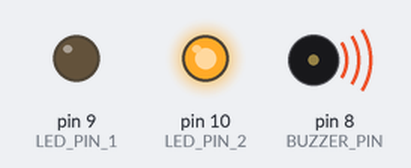
Bench run of a sketch on a simulated Arduino Uno, built with avr-gcc and run on an emulated ATmega328P. On the bench: output pins drawn as LEDs (lit = HIGH), buzzer (waves = sounding).

Above: at 0.17 s.
At 23.9 s:
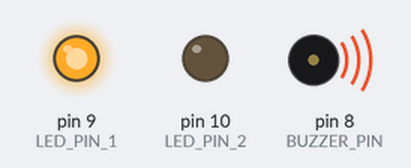
At 43.2 s:
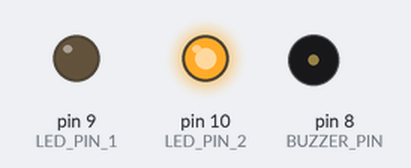
At 44.4 s:
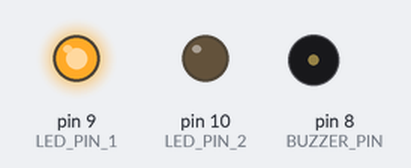
Timing chart, 0 to 51.7 s (numbered marks = the images above):
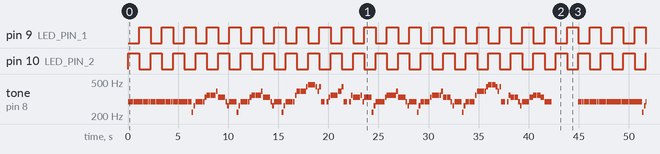

The sketch:

1-buzzer-pirat.ino
```cpp
// Der Buzzer Pirat
// Bitte lest die readme.md für Informationen und Bilder.

// Pin-Definitionen
const uint8_t BUZZER_PIN = 8; // Buzzer an Pin 8
const uint8_t LED_PIN_1 = 9;  // LED 1 an Pin 9
const uint8_t LED_PIN_2 = 10; // LED 2 an Pin 10

// Frequenzen der Töne, die wir brauchen:
const int TON_A0 = 220;
const int TON_C1 = 262;
const int TON_D1 = 294;
const int TON_E1 = 330;
const int TON_F1 = 349;
const int TON_G1 = 392;
const int TON_A1 = 440;
const int TON_B1 = 466;

// Länge der Töne (Ganze Note = 1,5 sek)
const int GANZE = 1500;
const int HALBE = GANZE / 2;
const int VIERTEL = HALBE / 2;
const int ACHTEL = VIERTEL / 2;

void setup() {
  pinMode(BUZZER_PIN, OUTPUT);
  pinMode(LED_PIN_1, OUTPUT);
  pinMode(LED_PIN_2, OUTPUT);
}

void loop() {

  takt(1);
  spieleTon(TON_D1, VIERTEL);
  spieleTon(TON_D1, ACHTEL);
  spieleTon(TON_D1, VIERTEL);
  spieleTon(TON_D1, ACHTEL);

  takt(2);
  spieleTon(TON_D1, VIERTEL);
  spieleTon(TON_D1, ACHTEL);
  spieleTon(TON_D1, ACHTEL);
  spieleTon(TON_D1, ACHTEL);
  spieleTon(TON_D1, ACHTEL);

  takt(1); // wiederholung
  spieleTon(TON_D1, VIERTEL);
  spieleTon(TON_D1, ACHTEL);
  spieleTon(TON_D1, VIERTEL);
  spieleTon(TON_D1, ACHTEL);

  takt(2); // wiederholung
  spieleTon(TON_D1, VIERTEL);
  spieleTon(TON_D1, ACHTEL);
  spieleTon(TON_D1, ACHTEL);
  spieleTon(TON_D1, ACHTEL);
  spieleTon(TON_D1, ACHTEL);

  takt(3);
  spieleTon(TON_D1, VIERTEL);
  spieleTon(TON_D1, ACHTEL);
  spieleTon(TON_D1, VIERTEL);
  spieleTon(TON_D1, ACHTEL);

  takt(4);
  spieleTon(TON_D1, VIERTEL);
  spieleTon(TON_D1, ACHTEL);
  spieleTon(TON_D1, ACHTEL);
  spieleTon(TON_A0, ACHTEL);
  spieleTon(TON_C1, ACHTEL);

  takt(5);
  spieleTon(TON_D1, VIERTEL);
  spieleTon(TON_D1, VIERTEL);
  spieleTon(TON_D1, ACHTEL);
  spieleTon(TON_E1, ACHTEL);

  takt(6);
  spieleTon(TON_F1, VIERTEL);
  spieleTon(TON_F1, VIERTEL);
  spieleTon(TON_F1, ACHTEL);
  spieleTon(TON_G1, ACHTEL);

  takt(7);
  spieleTon(TON_E1, VIERTEL);
  spieleTon(TON_E1, VIERTEL);
  spieleTon(TON_D1, ACHTEL);
  spieleTon(TON_C1, ACHTEL);

  takt(8);
  spieleTon(TON_D1, HALBE);
  spieleTon(TON_A0, ACHTEL);
  spieleTon(TON_C1, ACHTEL);

  takt(9);
  spieleTon(TON_D1, VIERTEL);
  spieleTon(TON_D1, VIERTEL);
  spieleTon(TON_D1, ACHTEL);
  spieleTon(TON_E1, ACHTEL);

  takt(10);
  spieleTon(TON_F1, VIERTEL);
  spieleTon(TON_F1, VIERTEL);
  spieleTon(TON_F1, ACHTEL);
  spieleTon(TON_G1, ACHTEL);

  takt(11);
  spieleTon(TON_E1, VIERTEL);
  spieleTon(TON_E1, VIERTEL);
  spieleTon(TON_D1, ACHTEL);
  spieleTon(TON_C1, ACHTEL);

  takt(12);
  spieleTon(TON_D1, HALBE);
  spieleTon(TON_A0, ACHTEL);
  spieleTon(TON_C1, ACHTEL);

  takt(13);
  spieleTon(TON_D1, VIERTEL);
  spieleTon(TON_D1, VIERTEL);
  spieleTon(TON_D1, ACHTEL);
  spieleTon(TON_F1, ACHTEL);

  takt(14);
  spieleTon(TON_G1, VIERTEL);
  spieleTon(TON_G1, VIERTEL);
  spieleTon(TON_G1, ACHTEL);
  spieleTon(TON_A1, ACHTEL);

  takt(15);
  spieleTon(TON_B1, VIERTEL);
  spieleTon(TON_B1, VIERTEL);
  spieleTon(TON_A1, ACHTEL);
  spieleTon(TON_G1, ACHTEL);

  takt(16);
  spieleTon(TON_A1, ACHTEL);
  spieleTon(TON_D1, VIERTEL);
  spielePause(ACHTEL);
  spieleTon(TON_D1, ACHTEL);
  spieleTon(TON_E1, ACHTEL);

  takt(17);
  spieleTon(TON_F1, VIERTEL);
  spieleTon(TON_F1, VIERTEL);
  spieleTon(TON_G1, VIERTEL);

  takt(18);
  spieleTon(TON_A1, ACHTEL);
  spieleTon(TON_D1, VIERTEL);
  spielePause(ACHTEL);
  spieleTon(TON_D1, ACHTEL);
  spieleTon(TON_F1, ACHTEL);

  takt(19);
  spieleTon(TON_E1, VIERTEL);
  spieleTon(TON_E1, VIERTEL);
  spieleTon(TON_F1, ACHTEL);
  spieleTon(TON_D1, ACHTEL);

  takt(20);
  spieleTon(TON_E1, HALBE);
  spieleTon(TON_A0, ACHTEL);
  spieleTon(TON_C1, ACHTEL);

  takt(21);
  spieleTon(TON_D1, VIERTEL);
  spieleTon(TON_D1, VIERTEL);
  spieleTon(TON_D1, ACHTEL);
  spieleTon(TON_E1, ACHTEL);

  takt(22);
  spieleTon(TON_F1, VIERTEL);
  spieleTon(TON_F1, VIERTEL);
  spieleTon(TON_F1, ACHTEL);
  spieleTon(TON_G1, ACHTEL);

  takt(23);
  spieleTon(TON_E1, VIERTEL);
  spieleTon(TON_E1, VIERTEL);
  spieleTon(TON_D1, ACHTEL);
  spieleTon(TON_C1, ACHTEL);

  takt(24);
  spieleTon(TON_D1, HALBE);
  spieleTon(TON_A0, ACHTEL);
  spieleTon(TON_C1, ACHTEL);

  takt(25);
  spieleTon(TON_D1, VIERTEL);
  spieleTon(TON_D1, VIERTEL);
  spieleTon(TON_D1, ACHTEL);
  spieleTon(TON_E1, ACHTEL);

  takt(26);
  spieleTon(TON_F1, VIERTEL);
  spieleTon(TON_F1, VIERTEL);
  spieleTon(TON_F1, ACHTEL);
  spieleTon(TON_G1, ACHTEL);

  takt(27);
  spieleTon(TON_E1, VIERTEL);
  spieleTon(TON_E1, VIERTEL);
  spieleTon(TON_D1, ACHTEL);
  spieleTon(TON_C1, ACHTEL);

  takt(28);
  spieleTon(TON_D1, HALBE);
  spieleTon(TON_A0, ACHTEL);
  spieleTon(TON_C1, ACHTEL);

  takt(29);
  spieleTon(TON_D1, VIERTEL);
  spieleTon(TON_D1, VIERTEL);
  spieleTon(TON_D1, ACHTEL);
  spieleTon(TON_F1, ACHTEL);

  takt(30);
  spieleTon(TON_G1, VIERTEL);
  spieleTon(TON_G1, VIERTEL);
  spieleTon(TON_G1, ACHTEL);
  spieleTon(TON_A1, ACHTEL);

  takt(31);
  spieleTon(TON_B1, VIERTEL);
  spieleTon(TON_B1, VIERTEL);
  spieleTon(TON_A1, ACHTEL);
  spieleTon(TON_G1, ACHTEL);

  takt(32);
  spieleTon(TON_A1, ACHTEL);
  spieleTon(TON_D1, VIERTEL);
  spielePause(ACHTEL);
  spieleTon(TON_D1, ACHTEL);
  spieleTon(TON_F1, ACHTEL);

  takt(33);
  spieleTon(TON_E1, VIERTEL);
  spieleTon(TON_E1, VIERTEL);
  spieleTon(TON_D1, ACHTEL);
  spieleTon(TON_C1, ACHTEL);

  takt(34);
  spieleTon(TON_D1, VIERTEL);
  spieleTon(TON_D1, VIERTEL);
  spieleTon(TON_E1, VIERTEL);

  takt(35);
  spieleTon(TON_F1, VIERTEL);
  spieleTon(TON_F1, ACHTEL);
  spieleTon(TON_F1, ACHTEL);
  spieleTon(TON_E1, VIERTEL);

  takt(36);
  spieleTon(TON_D1, HALBE);
  spielePause(VIERTEL);

  takt(37);
  spielePause(VIERTEL);
  spielePause(VIERTEL);
  spielePause(VIERTEL);

  takt(38);
  spielePause(VIERTEL);
  spielePause(VIERTEL);
  spielePause(VIERTEL);
}

void spieleTon(int welcher, int wieLang)
{
  tone(BUZZER_PIN, welcher);
  delay(wieLang - 20);
  noTone(BUZZER_PIN);
  delay(20);
}

void spielePause(int wieLang) {
  noTone(BUZZER_PIN);
  delay(wieLang);
}

void ende() {
  noTone(BUZZER_PIN);
  delay(3000);
}

// Macht ein Metronom aus LED 1 und LED 2
void takt(int nummer) {
  if (nummer % 2 == 0) {   // wenn 'nummer' eine gerade Zahl ist...
    digitalWrite(LED_PIN_1, HIGH); // LED 1 an
    digitalWrite(LED_PIN_2, LOW);  // LED 2 aus
  }
  else {                   // sonst:
    digitalWrite(LED_PIN_1, LOW);  // LED 1 aus
    digitalWrite(LED_PIN_2, HIGH); // LED 2 an
  }
}
```

Measured:
- by itself, pin 9 (LED_PIN_1), pin 10 (LED_PIN_2): alternates HIGH for 1.1 s and LOW for 1.1 s
- by itself, tone on pin 8 (BUZZER_PIN): plays 294 Hz for 0.36 s, 294 Hz for 0.17 s, 294 Hz for 0.36 s, 294 Hz for 0.17 s, 294 Hz for 0.36 s, 294 Hz for 0.17 s … (429 notes in this stretch)
